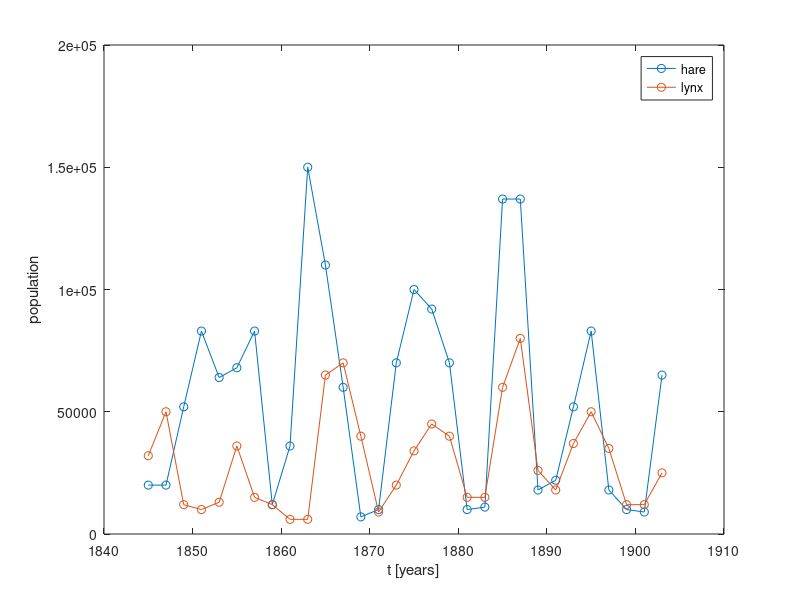
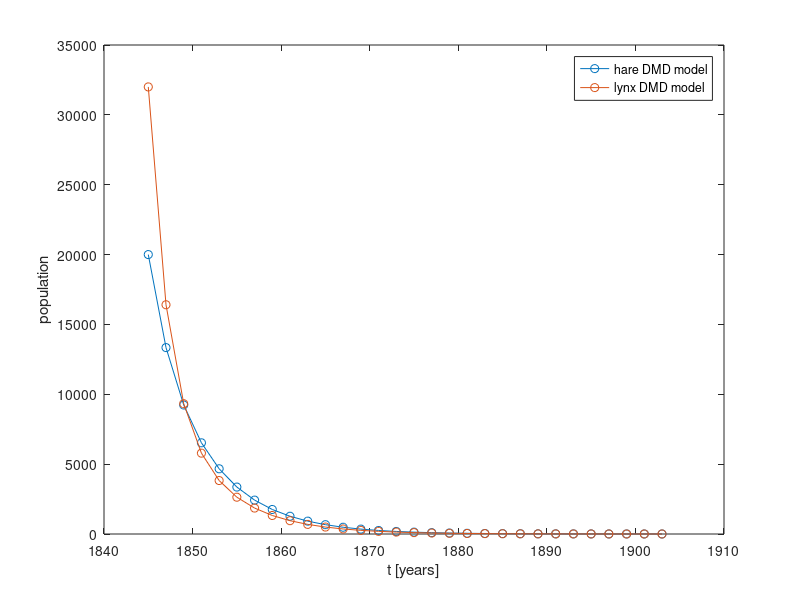
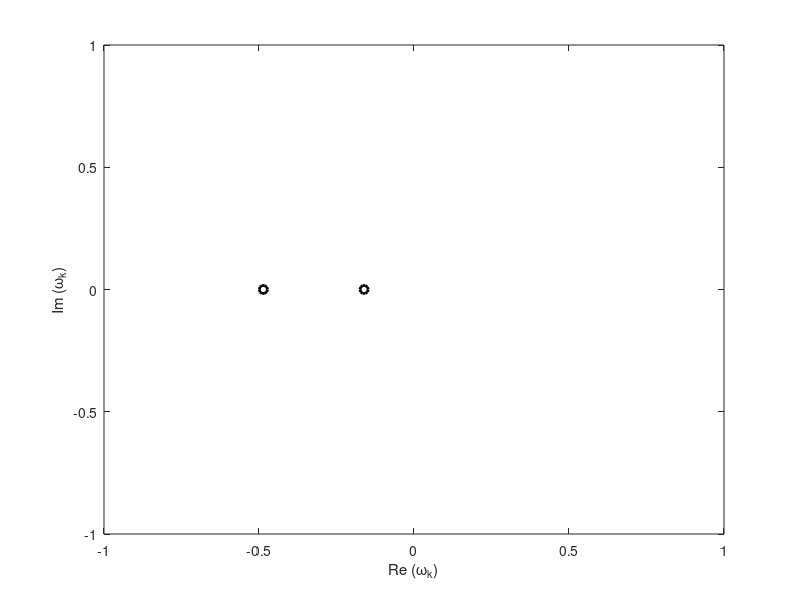
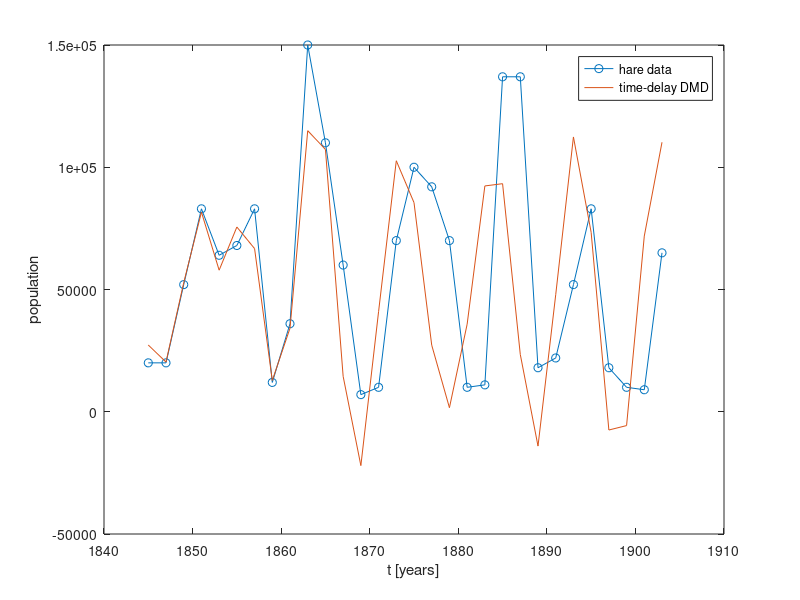

MATLAB code for these plots, in order: (Note: this script raises an error after producing the figures.)
%% data

clear all; close all; clc;

t=[0:2:58];

dt=t(2)-t(1); 

lynx=[32 50 12 10 13 36 15 12 6 6 65 70 40 9 20 34 45 40 15 15 60 80 26 18 37 50 35 12 12 25]*1000;

hare=[20 20 52 83 64 68 83 12 36 150 110 60 7 10 70 100 92 70 10 11 137 137 18 22 52 83 18 10 9 65]*1000;

data=[hare;lynx;];

ini_cond=data(:,1);

%%%%%% body of DMD %%%%%%%%%%
v1 = data(:,1:end-1); v2 = data(:,2:end);

[U2,Sigma2,V2] = svd(v1, 'econ');
r=2; U=U2(:,1:r); Sigma=Sigma2(1:r,1:r); V=V2(:,1:r);
Atilde = U'*v2*V/Sigma;
[W,D] = eig(Atilde);
Phi=v2*V/Sigma*W;

lambda=diag(D);
omega=log(lambda)/dt;

y0 = Phi\ini_cond;  % pseudo-inverse initial conditions

u_modes = zeros(r,length(t));  % DMD reconstruction for every time point
for iter = 1:length(t)
    u_modes(:,iter) =(y0.*exp(omega*(t(iter))));
end
u_dmd = Phi*u_modes;   % DMD resconstruction with all modes

figure;
plot(1845:2:1903,data','-o');
legend('hare','lynx')
xlabel('t [years]')
ylabel('population')
figure;
plot(1845:2:1903,real(u_dmd)','-o');
legend('hare DMD model','lynx DMD model')
xlabel('t [years]')
ylabel('population')
figure, plot(omega,[0 0],'ko','Linewidth',[2])
axis([-1 1 -1 1])
xlabel('Re (\omega_k)')
ylabel('Im (\omega_k)')
%% time delay hankel matrix

H3=[];
for j=1:10
  H3=[H3; data(:,j:20+j)]; 
end 
ini_cond=H3(:,1);
v1 = H3(:,1:end-1); v2 = H3(:,2:end);

[U2,Sigma2,V2] = svd(v1, 'econ');
r=15; U=U2(:,1:r); Sigma=Sigma2(1:r,1:r); V=V2(:,1:r);
Atilde = U'*v2*V/Sigma;
[W,D] = eig(Atilde);
Phi=v2*V/Sigma*W;

lambda=diag(D);
omega=log(lambda)/dt;

y0 = Phi\ini_cond;  % pseudo-inverse initial conditions

u_modes = zeros(r,length(H3));  % DMD reconstruction for every time point
for iter = 1:length(t)
    u_modes(:,iter) =(y0.*exp(omega*(t(iter))));
end
u_dmd = Phi*u_modes;   % DMD resconstruction with all modes

figure;

plot(1845:2:1903,data(1,:),'-o');
hold on
plot(1845:2:1903,real(u_dmd(1,:))');

legend('hare data','time-delay DMD')
xlabel('t [years]')
ylabel('population')
figure;
plot(1845:2:1903,data(2,:),'-o');
hold on
plot(1845:2:1903,real(u_dmd(2,:))');
legend('lynx data','time-delay DMD')
xlabel('t [years]')
ylabel('population')

figure, plot(diag(Sigma2)/sum(diag(Sigma2)),'ko','Linewidth',[2])

figure, plot(omega,'ko','Linewidth',[2])
%% time delay 2

H3=[];
for j=1:10
  H3=[H3; data(:,j:20+j)]; 
end 
ini_cond=H3(:,1);
v1 = H3(:,1:end-1); v2 = H3(:,2:end);

[U2,Sigma2,V2] = svd(v1, 'econ');
r=10; U=U2(:,1:r); Sigma=Sigma2(1:r,1:r); V=V2(:,1:r);
Atilde = U'*v2*V/Sigma;
[W,D] = eig(Atilde);
Phi=v2*V/Sigma*W;

lambda=diag(D);
omega=log(lambda)/dt;

y0 = Phi\ini_cond;  % pseudo-inverse initial conditions

u_modes = zeros(r,length(H3));  % DMD reconstruction for every time point
for iter = 1:length(t)
    u_modes(:,iter) =(y0.*exp(omega*(t(iter))));
end
u_dmd = Phi*u_modes;   % DMD resconstruction with all modes

figure(5);

plot(1845:2:1903,real(u_dmd(1,:))');
hold on
plot(1845:2:1903,real(u_dmd(2,:))');

figure(6), plot(diag(Sigma2)/sum(diag(Sigma2)),'bo','Linewidth',[2])
xlabel('rank')
ylabel('singular value')

figure(7), plot(lambda,'ko','Linewidth',[2])

n=length(data);
noise=0.0;
x1=(data(1,:)+noise*randn(n,1)')';
x2=(data(2,:)+noise*randn(n,1)')';

%%derivatives
dt=2;
% center difference scheme
for j=2:n-1
  x1dot(j-1)=(x1(j+1)-x1(j-1))/(2*dt);
  x2dot(j-1)=(x2(j+1)-x2(j-1))/(2*dt);
end

x1s=x1(2:n-1);
x2s=x2(2:n-1);

A1=[x1s -x1s.*x2s];
% 
xi1=A1\x1dot.';
% 
A2=[x1s.*x2s -x2s];
% 
xi2=A2\x2dot.';

mu=[xi1' xi2'];

[t,y]=ode45('rhs_vdp',t,x0,[],mu);

%% plot fit

figure;

plot(1845:2:1903,data(1,:),'-o');
hold on
plot(1845:2:1903,y(:,1))
legend('hare data','L2 fit')
xlabel('t [years]')
ylabel('population')

figure;
plot(1845:2:1903,data(2,:),'-o');
hold on
plot(1845:2:1903,y(:,2))
legend('lynx data','L2 fit')
xlabel('t [years]')
ylabel('population')

%% SYNDY model

A=[x1s x2s x1s.^2 x1s.*x2s x2s.^2 x1s.^3 (x1s.^2).*x2s x1s.*sin(x1s) x2s.*sin(x2s) sin(x1s) sin(x2s) sin(x1s).*sin(x2s) sin(x1s.*x2s)];

xi1=lasso(A,x1dot.','Lambda',0.1);
xi2=lasso(A,x2dot.','Lambda',0.1);
figure
subplot(2,1,1), bar(xi1)
subplot(2,1,2), bar(xi2)

%% run sindy
mu=[xi1(10:13) xi2(10:13)];



sindy = @(t,x)([mu(1) * sin(x(1)) + mu(2) * sin(x(2)) + mu(3) * sin(x(1)).*sin(x(2)) + mu(4) * sin(x(1).*x(2));
                mu(5) * sin(x(1)) + mu(6) * sin(x(2)) + mu(7) * sin(x(1)).*sin(x(2)) + mu(8) * sin(x(1).*x(2))]);              


            
[t,y]=ode45(sindy,t,x0);

figure;

plot(1845:2:1903,data(1,:),'-o');
hold on
plot(1845:2:1903,y(:,1))
legend('hare data','SINDY')
xlabel('t [years]')
ylabel('population')

figure;
plot(1845:2:1903,data(2,:),'-o');
hold on
plot(1845:2:1903,y(:,2))
legend('lynx data','SINDY')
xlabel('t [years]')
ylabel('population')
